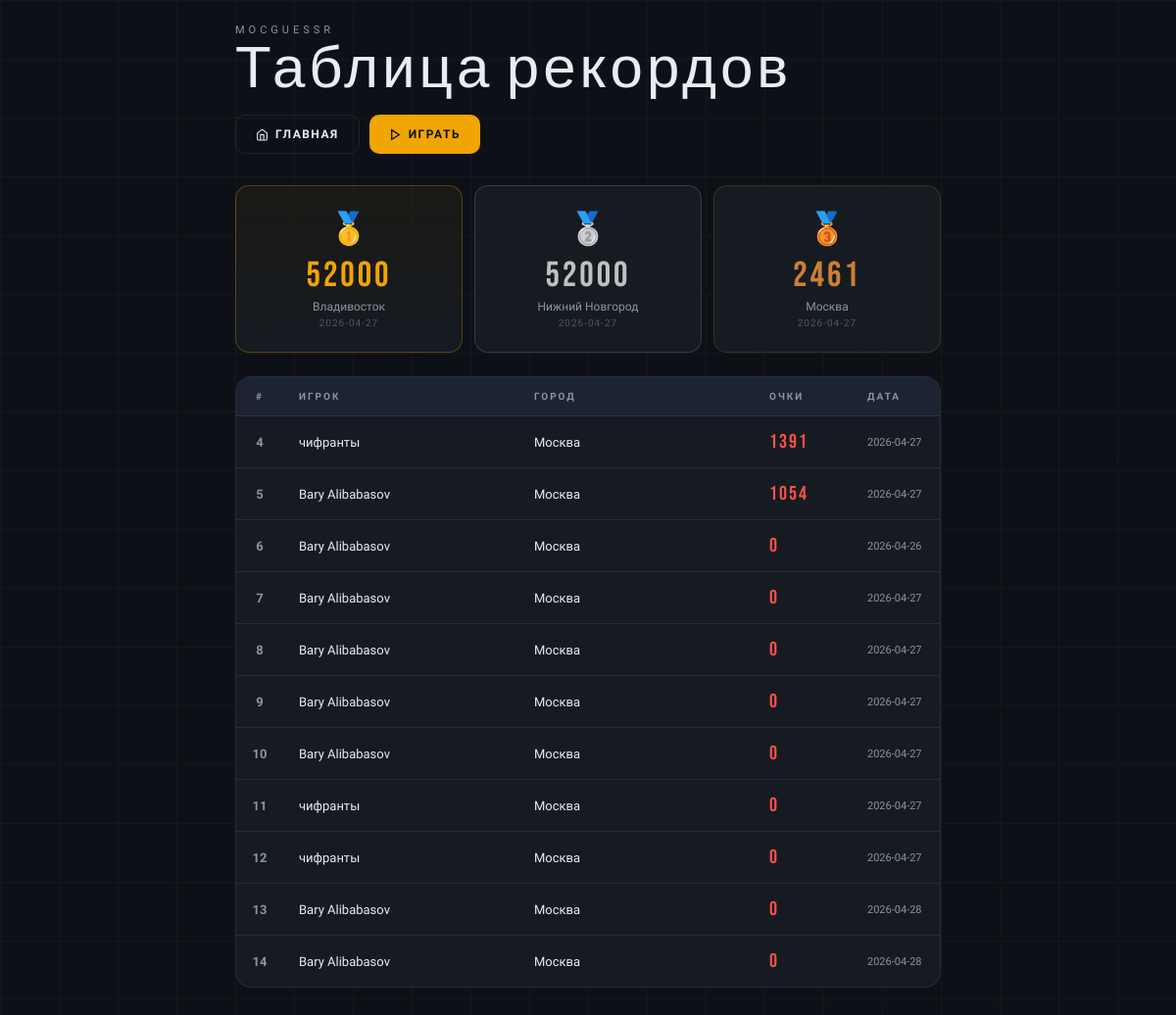
The page /leaderboard on the database as committed earlier.
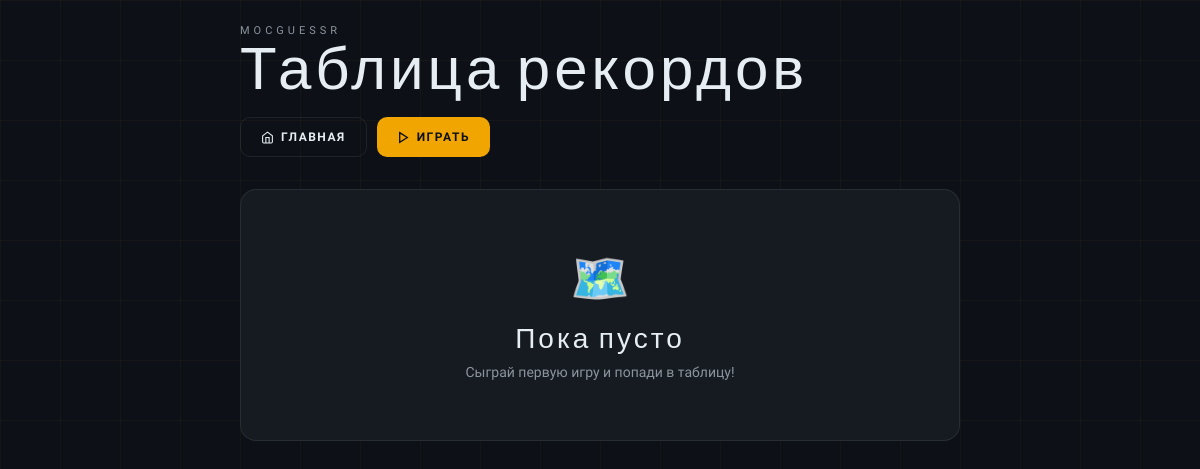
The same page on the database as committed later.
### app/models/game.py (models this page shows, shortened)
class Game(db.Model):
    __tablename__ = 'games'
    id = db.Column(db.Integer, primary_key=True, autoincrement=True)
    user_id = db.Column(db.Integer, db.ForeignKey('users.id'), nullable=True)
    location_id = db.Column(db.Integer, db.ForeignKey('locations.id'))
    user_guess_lat = db.Column(db.Float)
    user_guess_lon = db.Column(db.Float)
    distance = db.Column(db.Float)  # в метрах
    score = db.Column(db.Integer)
    is_surprise = db.Column(db.Boolean, default=False)
    actual_city = db.Column(db.String, default='Москва')
    played_at = db.Column(db.DateTime, default=datetime.datetime.utcnow)
    user = db.relationship('User', back_populates='games')
    location = db.relationship('Location', back_populates='games')

### app/models/user.py (models this page shows, shortened)
class User(db.Model):
    __tablename__ = 'users'
    id = db.Column(db.Integer, primary_key=True, autoincrement=True)
    name = db.Column(db.String, nullable=True)
    email = db.Column(db.String, index=True, unique=True, nullable=True)
    hashed_password = db.Column(db.String, nullable=True)
    created_date = db.Column(db.DateTime, default=datetime.datetime.utcnow)
    games = db.relationship('Game', back_populates='user', lazy='dynamic')

### app/game/routes.py (the view)
@bp.route('/leaderboard')
def leaderboard():
    db_sess = db.session
    games = db_sess.query(Game).order_by(Game.score.desc()).limit(20).all()
    return render_template('leaderboard.html', games=games)

### app/templates/leaderboard.html (shortened to what this page needs)
<!DOCTYPE html>
<html lang="ru">
<head>
</head>
<body>
    <div class="page">
        <div class="page-header">
            <div class="header-left">
                <div class="header-eyebrow">МосGUESSR</div>
                <div class="header-title">Таблица рекордов</div>
            </div>
            <div class="nav-btns">
                <a href="{{ url_for('index') }}" class="btn btn-secondary">
                    <svg width="13" height="13" fill="none" stroke="currentColor" stroke-width="2" viewBox="0 0 24 24"><path d="M3 9l9-7 9 7v11a2 2 0 0 1-2 2H5a2 2 0 0 1-2-2z"/><polyline points="9 22 9 12 15 12 15 22"/></svg>
                    Главная
                </a>
                <a href="{{ url_for('game.game') }}" class="btn btn-primary">
                    <svg width="13" height="13" fill="none" stroke="currentColor" stroke-width="2.5" viewBox="0 0 24 24"><polygon points="5,3 19,12 5,21"/></svg>
                    Играть
                </a>
            </div>
        </div>
        {% if games %}
        <div class="podium">
            {% for game in games[:3] %}
            <div class="podium-item {% if loop.index == 1 %}gold{% elif loop.index == 2 %}silver{% else %}bronze{% endif %}">
                <div class="podium-medal">{% if loop.index == 1 %}🥇{% elif loop.index == 2 %}🥈{% else %}🥉{% endif %}</div>
                <div class="podium-score">{{ game.score }}</div>
                <div class="podium-city">{{ game.actual_city or 'Москва' }}</div>
                <div class="podium-date">{{ game.played_at.strftime('%Y-%m-%d') if game.played_at else '' }}</div>
            </div>
            {% endfor %}
        </div>
        {% if games|length > 3 %}
        <div class="table-card">
            <div class="table-header-row">
                <div class="th" style="text-align:center">#</div>
                <div class="th">Игрок</div>
                <div class="th">Город</div>
                <div class="th">Очки</div>
                <div class="th">Дата</div>
            </div>
            {% for game in games[3:] %}
            <div class="table-row">
                <div class="td td-rank">{{ loop.index + 3 }}</div>
                <div class="td">{{ game.user.name if game.user else 'Аноним' }}</div>
                <div class="td">{{ game.actual_city or 'Москва' }}</div>
                <div class="td td-score {% if game.score >= 4000 %}score-high{% elif game.score >= 2500 %}score-med{% else %}score-low{% endif %}">
                    {{ game.score }}
                </div>
                <div class="td td-date">{{ game.played_at.strftime('%Y-%m-%d') if game.played_at else '—' }}</div>
            </div>
            {% endfor %}
        </div>
        {% endif %}
        {% else %}
        <div class="table-card">
            <div class="empty">
                <div class="empty-icon">🗺️</div>
                <div class="empty-title">Пока пусто</div>
                <div class="empty-sub">Сыграй первую игру и попади в таблицу!</div>
            </div>
        </div>
        {% endif %}
    </div>
</body>
</html>

### app/templates/leaderboard.html (style rules this page uses)
:root { --bg: #0d1117; --surface: #161b22; --surface2: #1c2333; --border: rgba(255,255,255,0.08); --accent: #f0a500; --text: #e6edf3; --muted: #8b949e; --green: #3fb950; --orange: #f0a500; --red: #f85149; }
* { margin: 0; padding: 0; box-sizing: border-box; }
body { font-family: 'Montserrat', sans-serif; background: var(--bg); color: var(--text); min-height: 100vh; padding: 24px 20px 40px; position: relative; }
body::before { content: ''; position: fixed; inset: 0; background-image: linear-gradient(rgba(240,165,0,0.04) 1px, transparent 1px), linear-gradient(90deg, rgba(240,165,0,0.04) 1px, transparent 1px); background-size: 60px 60px; pointer-events: none; }
.page { max-width: 720px; margin: 0 auto; position: relative; z-index: 1; }
.page-header { display: flex; align-items: flex-end; justify-content: space-between; margin-bottom: 32px; flex-wrap: wrap; gap: 16px; }
.header-eyebrow { font-size: 11px; letter-spacing: 4px; text-transform: uppercase; color: var(--muted); margin-bottom: 4px; }
.header-title { font-family: 'Bebas Neue', sans-serif; font-size: clamp(40px, 8vw, 60px); letter-spacing: 4px; line-height: 1; }
.nav-btns { display: flex; gap: 10px; }
.btn { padding: 12px 20px; border: none; border-radius: 10px; font-family: 'Montserrat', sans-serif; font-size: 12px; font-weight: 700; letter-spacing: 1.5px; text-transform: uppercase; text-decoration: none; display: inline-flex; align-items: center; gap: 7px; cursor: pointer; transition: all 0.2s; }
.btn-primary { background: var(--accent); color: #0d1117; }
.btn-secondary { background: transparent; color: var(--text); border: 1px solid var(--border); }
.table-card { background: var(--surface); border: 1px solid var(--border); border-radius: 16px; overflow: hidden; }
.empty { text-align: center; padding: 60px 20px; }
.empty-icon { font-size: 48px; margin-bottom: 16px; }
.empty-title { font-family: 'Bebas Neue', sans-serif; font-size: 28px; letter-spacing: 3px; margin-bottom: 8px; }
.empty-sub { font-size: 14px; color: var(--muted); }

Rows that differ between the two databases and show on the page:
removed Game: score "52000", actual_city "Владивосток", played_at "2026-04-27"
removed Game: score "52000", actual_city "Нижний Новгород", played_at "2026-04-27"
removed Game: score "2461", actual_city "Москва", played_at "2026-04-27"
removed Game: user "чифранты", actual_city "Москва", score "1391", played_at "2026-04-27"
removed Game: user "Bary Alibabasov", actual_city "Москва", score "1054", played_at "2026-04-27"
removed Game: user "Bary Alibabasov", actual_city "Москва", score "0", played_at "2026-04-26"
removed Game: user "Bary Alibabasov", actual_city "Москва", score "0", played_at "2026-04-27"
removed Game: user "Bary Alibabasov", actual_city "Москва", score "0", played_at "2026-04-27"
removed Game: user "Bary Alibabasov", actual_city "Москва", score "0", played_at "2026-04-27"
removed Game: user "Bary Alibabasov", actual_city "Москва", score "0", played_at "2026-04-27"
removed Game: user "чифранты", actual_city "Москва", score "0", played_at "2026-04-27"
removed Game: user "чифранты", actual_city "Москва", score "0", played_at "2026-04-27"
removed Game: user "Bary Alibabasov", actual_city "Москва", score "0", played_at "2026-04-28"
removed Game: user "Bary Alibabasov", actual_city "Москва", score "0", played_at "2026-04-28"
Other text that changed with them:
text no longer shown: "# ИГРОК ГОРОД ОЧКИ ДАТА"
text now shown: "🗺️ Пока пусто Сыграй первую игру и попади в таблицу!"
